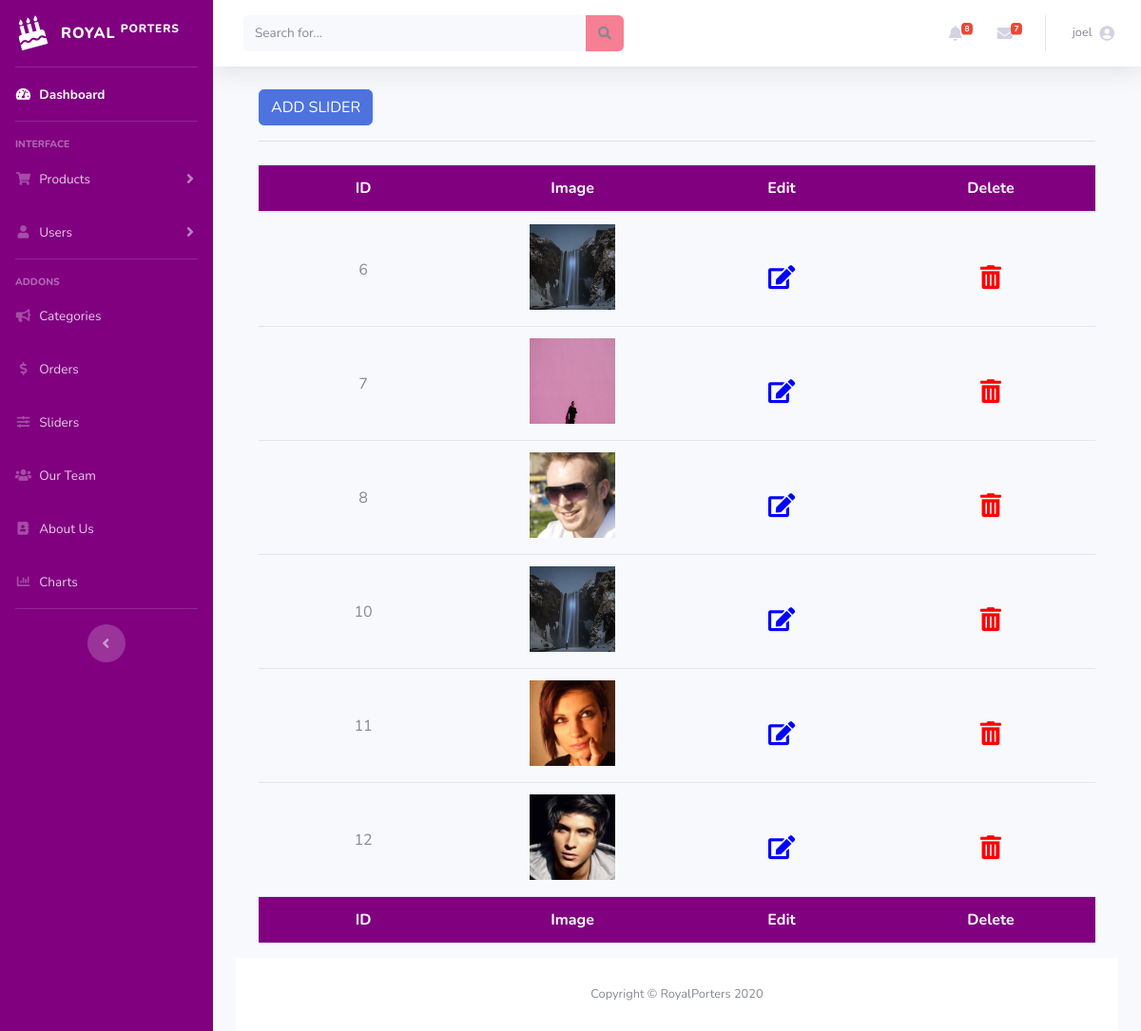
Page /royalporters/admin/slider.php (signed in) on the committed database.
### tables this page shows
CREATE TABLE `carousel` (
  `id` int(25) NOT NULL,
  `image_path` varchar(255) NOT NULL
);

### royalporters/admin/slider.php (the view, shortened to what this page needs)
<?php
include("sidebar_admin.php");
include("header_admin.php");
?>
<div class="container-fluid">
<button type="button" class="btn btn-primary" data-toggle="modal" data-target="#slideraddmodal">
  ADD SLIDER
</button>
<hr>
</div>
    <?php
    $dbpr = "SELECT * FROM carousel";
    $result2 = mysqli_query($con, $dbpr);
    ?>
    <div class="container-fluid">
        <div class="row">
            <div class="col-md-12">
    <div class="table table-responsive">
        <table id="mytable" class="display"  style="width:100%;table-layout:fixed;">
        <thead class="text-center" style="background-color: purple;color: white;">
            <tr>
                <th>ID</th>
                <th>Image</th>
                <th>Edit</th>
                <th>Delete</th>
            </tr>
        </thead>
        <tbody>
          <?php
          while ($rows=mysqli_fetch_assoc($result2)) {
          ?>
            <tr>
                <td class="pt-5 text-center"><?= $rows['id']; ?></td>
                <td class="text-center"><img class="img-responsive text-center" src="<?= $rows['image_path']; ?>" style="width: 90px;height: 90px"></td>
                <td class="pt-5 text-center">
                  <a href="#">
                    <p data-placement="top" data-toggle="tooltip" title="Edit">
                      <button type="button" style="box-shadow:none" class="btn btn-default btn-xs editcarouselbtn" data-title="Edit">
                      <span class="fas fa-edit" style="color:blue;font-size:25px"></span>
                    </button>
                  </p>
                </a>
                </td>
                <td class="pt-5 text-center">
                  <a href="delete_carousel.php?id=<?php echo $rows['id']; ?>">
                    <p data-placement="top" data-toggle="tooltip" title="Delete">
                      <button style="box-shadow:none" class="btn btn-default btn-xs">
                      <span class="fas fa-trash-alt" style="color:red;font-size:25px"></span>
                    </button>
                  </p>
                </a>
                </td>
            </tr>
            <?php
          }
            ?>
        </tbody>
        <tfoot class="text-center" style="background-color: purple;color: white;">
            <tr>
                <th>ID</th>
                <th>Image</th>
                <th>Edit</th>
                <th>Delete</th>
            </tr>
        </tfoot>
    </table>
  </div>
            </div>
      </div>
    </div>
    <footer class="sticky-footer bg-white">
    <?php include("footer_admin.php"); ?>

### rows in the picture
carousel: id "6", image_path (picture)
carousel: id "7", image_path (picture)
carousel: id "8", image_path (placeholder picture)
carousel: id "10", image_path (picture)
carousel: id "11", image_path (picture)
carousel: id "12", image_path (picture)

### other values in the picture
$num_rows "8"
$_SESSION['username'] "joel"
